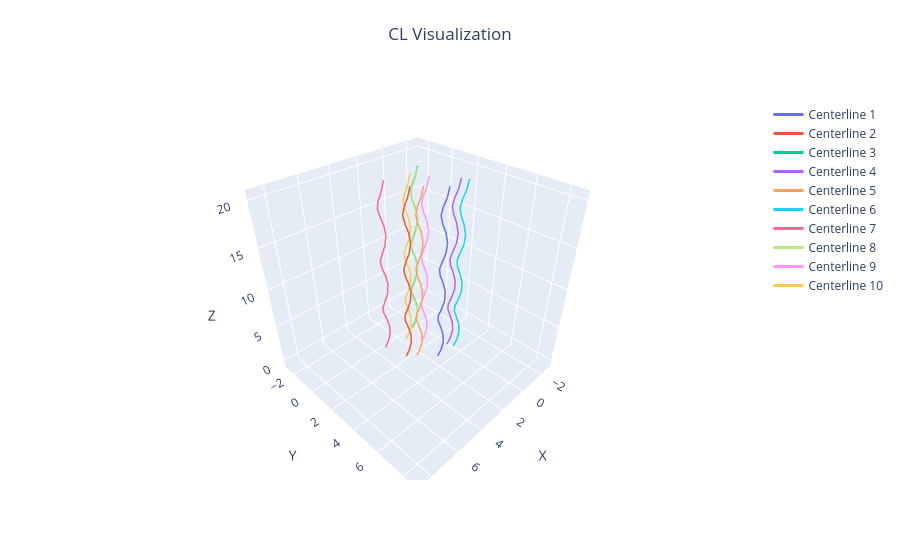

This figure's notebook cell:
### Code cell
# generating a set of CLs
poses = [] # n x 3
thetas = []
for i in range(10):
    pos, theta = RodGenerator.example_rod(20)
    pos[:, 0] += 2 * 2 * np.random.sample() # spacing out x coords
    pos[:, 1] += 2 * 2 * np.random.sample() # spacing out y coords
    poses.append(pos)
    thetas.append(theta)

roots = np.array([pos[0] for pos in poses])
poses = np.array(poses)

plot_cls(poses)
